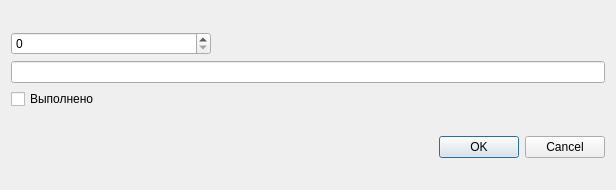
<?xml version="1.0" encoding="UTF-8"?>
<ui version="4.0">
 <class>EditRecord</class>
 <widget class="QDialog" name="EditRecord">
  <property name="geometry">
   <rect>
    <x>0</x>
    <y>0</y>
    <width>616</width>
    <height>190</height>
   </rect>
  </property>
  <property name="windowTitle">
   <string>Dialog</string>
  </property>
  <layout class="QVBoxLayout" name="verticalLayout_2">
   <item>
    <layout class="QVBoxLayout" name="verticalLayout">
     <item>
      <widget class="QSpinBox" name="edId">
       <property name="maximumSize">
        <size>
         <width>200</width>
         <height>16777215</height>
        </size>
       </property>
      </widget>
     </item>
     <item>
      <widget class="QLineEdit" name="edName"/>
     </item>
     <item>
      <widget class="QCheckBox" name="edDone">
       <property name="text">
        <string>Выполнено</string>
       </property>
      </widget>
     </item>
    </layout>
   </item>
   <item>
    <widget class="QDialogButtonBox" name="buttonBox">
     <property name="orientation">
      <enum>Qt::Horizontal</enum>
     </property>
     <property name="standardButtons">
      <set>QDialogButtonBox::Cancel|QDialogButtonBox::Ok</set>
     </property>
    </widget>
   </item>
  </layout>
 </widget>
 <resources/>
 <connections>
  <connection>
   <sender>buttonBox</sender>
   <signal>accepted()</signal>
   <receiver>EditRecord</receiver>
   <slot>accept()</slot>
   <hints>
    <hint type="sourcelabel">
     <x>257</x>
     <y>180</y>
    </hint>
    <hint type="destinationlabel">
     <x>157</x>
     <y>274</y>
    </hint>
   </hints>
  </connection>
  <connection>
   <sender>buttonBox</sender>
   <signal>rejected()</signal>
   <receiver>EditRecord</receiver>
   <slot>reject()</slot>
   <hints>
    <hint type="sourcelabel">
     <x>325</x>
     <y>180</y>
    </hint>
    <hint type="destinationlabel">
     <x>286</x>
     <y>274</y>
    </hint>
   </hints>
  </connection>
 </connections>
 <slots>
  <slot>onAccepted()</slot>
 </slots>
</ui>
